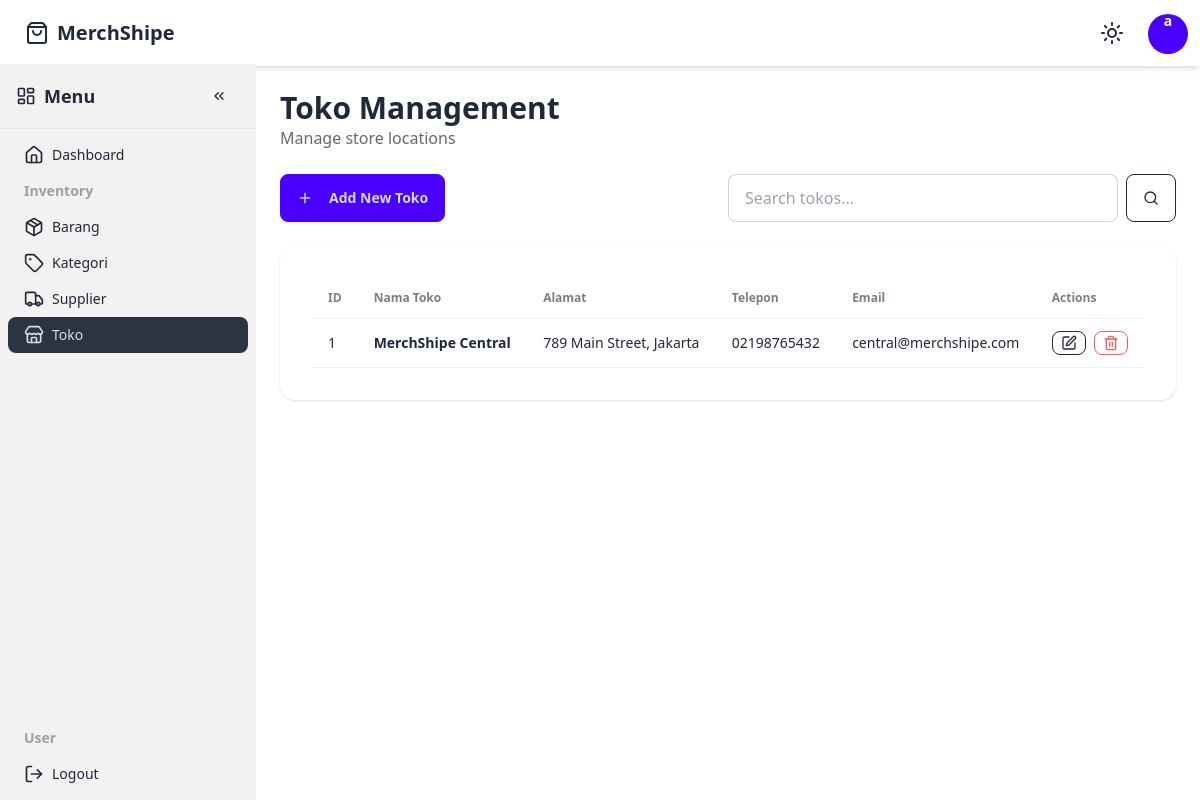
The page /toko/index.php (signed in) on the database its author committed.
### tables this page shows
CREATE TABLE users (
    id INT AUTO_INCREMENT PRIMARY KEY,
    username VARCHAR(50) NOT NULL UNIQUE,
    email VARCHAR(100) NOT NULL UNIQUE,
    password VARCHAR(255) NOT NULL,
    role ENUM('admin', 'user') DEFAULT 'user',
    created_at TIMESTAMP DEFAULT CURRENT_TIMESTAMP,
    updated_at TIMESTAMP DEFAULT CURRENT_TIMESTAMP ON UPDATE CURRENT_TIMESTAMP
);

CREATE TABLE toko (
    id INT AUTO_INCREMENT PRIMARY KEY,
    nama_toko VARCHAR(100) NOT NULL,
    alamat TEXT,
    telepon VARCHAR(20),
    email VARCHAR(100),
    created_at TIMESTAMP DEFAULT CURRENT_TIMESTAMP,
    updated_at TIMESTAMP DEFAULT CURRENT_TIMESTAMP ON UPDATE CURRENT_TIMESTAMP
);

### config/database.php (called while the page is built, shortened)
<?php
function getDBConnection() {
    try {
        $pdo = new PDO(
            "mysql:host=" . DB_HOST . ";dbname=" . DB_NAME . ";charset=utf8mb4",
            DB_USER,
            DB_PASS,
            [
                PDO::ATTR_ERRMODE => PDO::ERRMODE_EXCEPTION,
                PDO::ATTR_DEFAULT_FETCH_MODE => PDO::FETCH_ASSOC,
                PDO::ATTR_EMULATE_PREPARES => false,
            ]
        );
        return $pdo;
    } catch (PDOException $e) {
        die("Connection failed: " . $e->getMessage());
    }
}
function e($string) {
    return htmlspecialchars($string, ENT_QUOTES, 'UTF-8');
}
function isLoggedIn() {
    return isset($_SESSION['user_id']) && !empty($_SESSION['user_id']);
}
function getCurrentUser() {
    if (isLoggedIn()) {
        $pdo = getDBConnection();
        $stmt = $pdo->prepare("SELECT id, username, email, role FROM users WHERE id = ?");
        $stmt->execute([$_SESSION['user_id']]);
        return $stmt->fetch();
    }
    return null;
}
function hasRole($role) {
    $user = getCurrentUser();
    return $user && $user['role'] === $role;
}

### toko/index.php (the view, shortened to what this page needs)
<?php
require_once '../config/database.php';
include '../views/header.php';
include '../views/topnav.php';
include '../views/sidebar.php';
$search = $_GET['search'] ?? '';
$pdo = getDBConnection();
$query = "SELECT * FROM toko WHERE 1=1";
$params = [];
$query .= " ORDER BY nama_toko ASC";
$stmt = $pdo->prepare($query);
$stmt->execute($params);
$tokos = $stmt->fetchAll();
?>
<div class="content p-6">
    <div class="mb-6">
        <h1 class="text-3xl font-bold">Toko Management</h1>
        <p class="text-base-content/70">Manage store locations</p>
    </div>
    <div class="flex flex-col md:flex-row justify-between items-start md:items-center gap-4 mb-6">
        <?php if (hasRole('admin')): ?>
        <a href="add.php" class="btn btn-primary">
            <i data-lucide="plus" class="w-4 h-4 mr-2"></i> Add New Toko
        </a>
        <?php endif; ?>
        <form method="GET" class="flex-1 max-w-md">
            <div class="flex gap-2">
                <input
                    type="text"
                    name="search"
                    placeholder="Search tokos..."
                    class="input input-bordered flex-1"
                    value="<?php echo e($search); ?>"
                />
                <button type="submit" class="btn btn-outline">
                    <i data-lucide="search" class="w-4 h-4"></i>
                </button>
            </div>
        </form>
    </div>
    <div class="card bg-base-100 shadow">
        <div class="card-body">
            <?php if (empty($tokos)): ?>
                <div class="text-center py-10">
                    <i data-lucide="store" class="w-16 h-16 mx-auto text-base-content/30"></i>
                    <h3 class="text-xl font-semibold mt-4">No tokos found</h3>
                    <p class="text-base-content/70 mt-2">Create your first toko to get started</p>
                    <a href="add.php" class="btn btn-primary mt-4">Add Toko</a>
                </div>
            <?php else: ?>
                <div class="overflow-x-auto">
                    <table class="table">
                        <thead>
                            <tr>
                                <th>ID</th>
                                <th>Nama Toko</th>
                                <th>Alamat</th>
                                <th>Telepon</th>
                                <th>Email</th>
                                <th>Actions</th>
                            </tr>
                        </thead>
                        <tbody>
                            <?php foreach ($tokos as $toko): ?>
                            <tr>
                                <td><?php echo e($toko['id']); ?></td>
                                <td class="font-semibold"><?php echo e($toko['nama_toko']); ?></td>
                                <td class="max-w-xs"><?php echo strlen($toko['alamat']) > 30 ? substr(e($toko['alamat']), 0, 30) . '...' : e($toko['alamat']); ?></td>
                                <td><?php echo e($toko['telepon']); ?></td>
                                <td><?php echo e($toko['email']); ?></td>
                                <td>
                                    <?php if (hasRole('admin')): ?>
                                    <div class="flex gap-2">
                                        <a
                                            href="edit.php?id=<?php echo e($toko['id']); ?>"
                                            class="btn btn-xs btn-outline"
                                            title="Edit"
                                        >
                                            <i data-lucide="edit" class="w-4 h-4"></i>
                                        </a>
                                        <button
                                            type="button"
                                            class="btn btn-xs btn-outline btn-error delete-btn"
                                            title="Delete"
                                            data-id="<?php echo e($toko['id']); ?>"
                                            data-name="<?php echo e(addslashes($toko['nama_toko'])); ?>"
                                        >
                                            <i data-lucide="trash-2" class="w-4 h-4"></i>
                                        </button>
                                    </div>
                                    <?php else: ?>
                                    <span class="text-sm text-base-content/70">Read-only</span>
                                    <?php endif; ?>
                                </td>
                            </tr>
                            <?php endforeach; ?>
                        </tbody>
                    </table>
                </div>
            <?php endif; ?>
        </div>
    </div>
</div>
<?php include '../views/footer.php'; ?>

### views/topnav.php (shortened to what this page needs)
<?php
require_once '../config/database.php';
$user = getCurrentUser();
?>
<div class="navbar bg-base-100 shadow-md z-10">
    <div class="flex-1">
        <a href="../" class="btn btn-ghost text-xl flex items-center gap-2">
            <i data-lucide="shopping-bag" class="w-6 h-6"></i>
            <span>MerchShipe</span>
        </a>
    </div>
    <div class="flex-none gap-2">
        <?php if (isLoggedIn()): ?>
            <div class="dropdown dropdown-end">
                <div tabindex="0" role="button" class="btn btn-ghost btn-circle">
                    <i data-lucide="sun" class="w-6 h-6 theme-icon"></i>
                </div>
            </div>
            <div class="dropdown dropdown-end">
                <div tabindex="0" role="button" class="btn btn-ghost btn-circle avatar">
                    <div class="w-10 rounded-full bg-primary text-white flex items-center justify-center">
                        <span class="font-bold"><?php echo substr(e($user['username']), 0, 1); ?></span>
                    </div>
                </div>
            </div>
        <?php endif; ?>
    </div>
</div>

### views/header.php (style rules this page uses)
.content { margin-left: 16rem; transition: margin-left 0.4s cubic-bezier(0.4, 0, 0.2, 1); }
.content { overflow-x: hidden; }

### rows shown on the page
users: username "a"
toko: id "1", nama_toko "MerchShipe Central", alamat "789 Main Street, Jakarta", telepon "02198765432", email "central@merchshipe.com"
